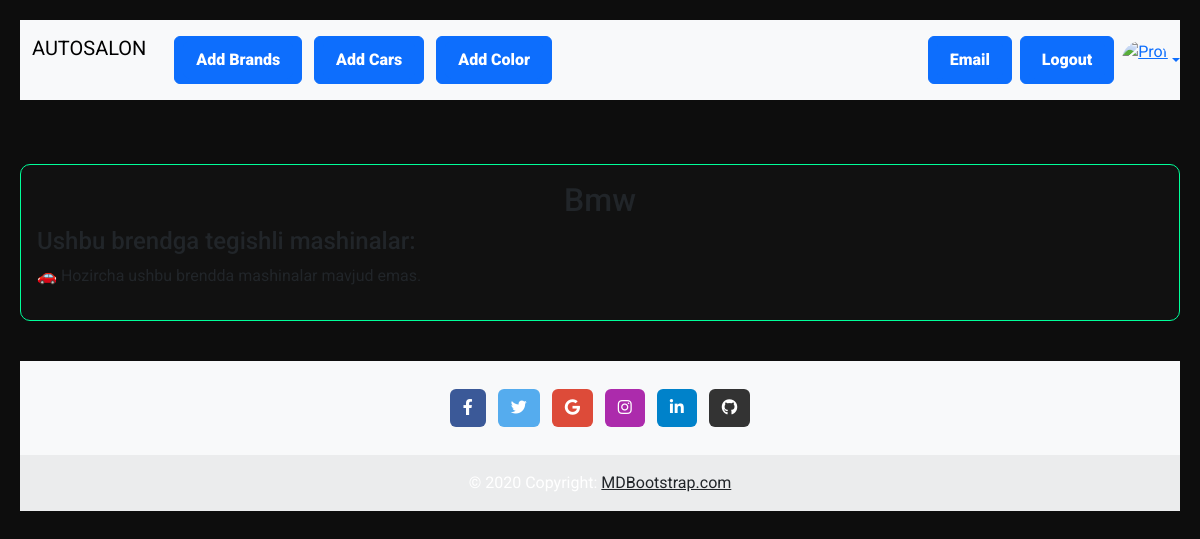
Page /brand/2/ (signed in) on the earlier database version.
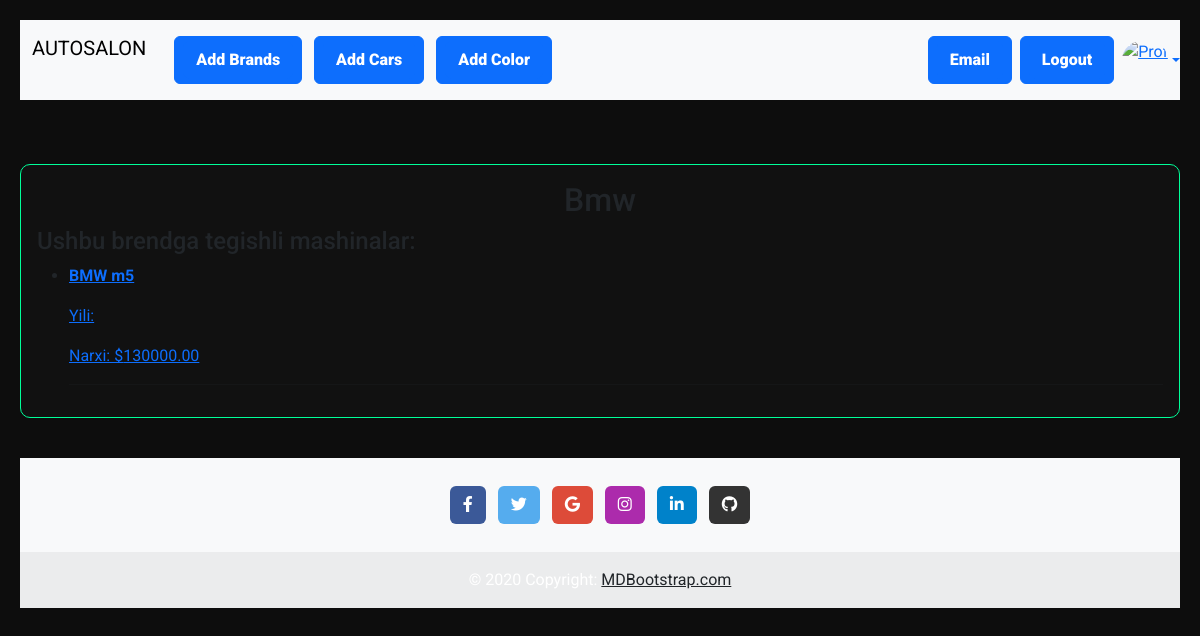
Same page on the later database version.
### main/models.py (models this page shows, shortened)
class Cars(models.Model):
    car_name = models.CharField(max_length=200, verbose_name="Model nomi ")
    brand = models.ForeignKey(Brands, on_delete=models.SET_NULL, null=True, verbose_name="Brand nomi")
    photo = models.ImageField(upload_to="new/photos/", null=True, blank=True, verbose_name="Moshinani rasmi")
    date = models.DateField(null=True, blank=True, verbose_name="Ishlab chirqarilgan vaqti")
    price = models.DecimalField(max_digits=10, decimal_places=2, verbose_name="Narxi")
    color = models.ForeignKey(Color, on_delete=models.SET_NULL, null=True)
    author = models.ForeignKey(User, on_delete=models.PROTECT)
    class  Meta:
        verbose_name_plural = "Moshinalar "
        verbose_name = "Moshina "

### main/views.py (the view)
# urls.py: path('brand/<int:pk>/', BrandDetailView.as_view(), name='brand_detail'),
class BrandDetailView(DetailView):
    model = Brands
    template_name = "brand_cars.html"
    context_object_name = "brand"
    def get_context_data(self, **kwargs):
        context = super().get_context_data(**kwargs)
        context["cars"] = Cars.objects.filter(brand=self.object)
        context["all_brands"] = Brands.objects.all()
        return context

### template/brand_cars.html
{% extends 'base.html' %}
{% block comment %}
<main>
    <div class="container">
        <div class="card mt-4">
            <div class="card-body">
                {% if brand %}
                    <h2 class="card-title text-center">{{ brand.name }}</h2>
                    <h4>Ushbu brendga tegishli mashinalar:</h4>
                    {% if cars %}
                        <ul>
                            {% for car in cars %}
                                <li>
                                    <a href="{% url 'car_detail' pk=car.id %}">
                                        <p><b>{{ car.car_name }}</b></p>
                                        <p>Yili: {{ car.model_year }}</p>
                                        <p>Narxi: ${{ car.price }}</p>
                                    </a>
                                    <hr>
                                </li>
                            {% endfor %}
                        </ul>
                    {% else %}
                        <p>🚗 Hozircha ushbu brendda mashinalar mavjud emas.</p>
                    {% endif %}
                {% else %}
                    <p>❌ Brend topilmadi.</p>
                {% endif %}
            </div>
        </div>
    </div>
</main>
{% endblock comment %}

Differences in the rows shown:
added Cars: car_name "BMW m5", price "130000.00"
Other differences:
text no longer shown: "🚗 Hozircha ushbu brendda mashinalar mavjud emas."
